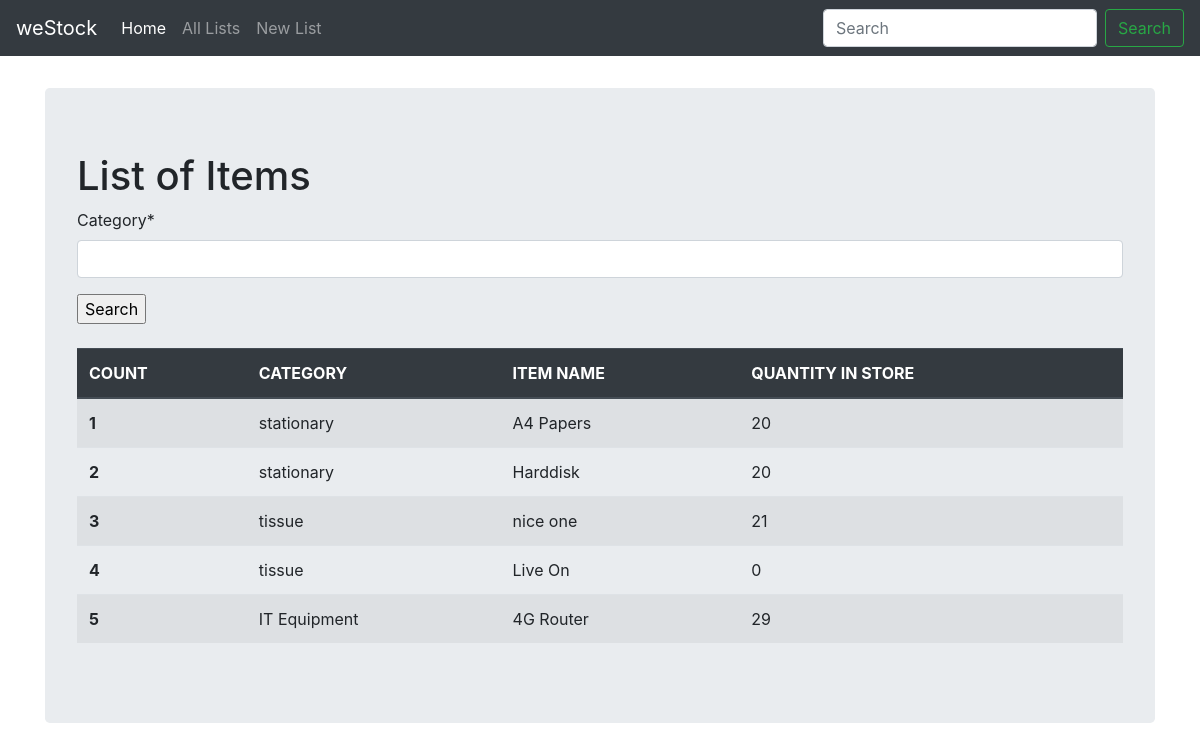
The app's page /lists/, older data.
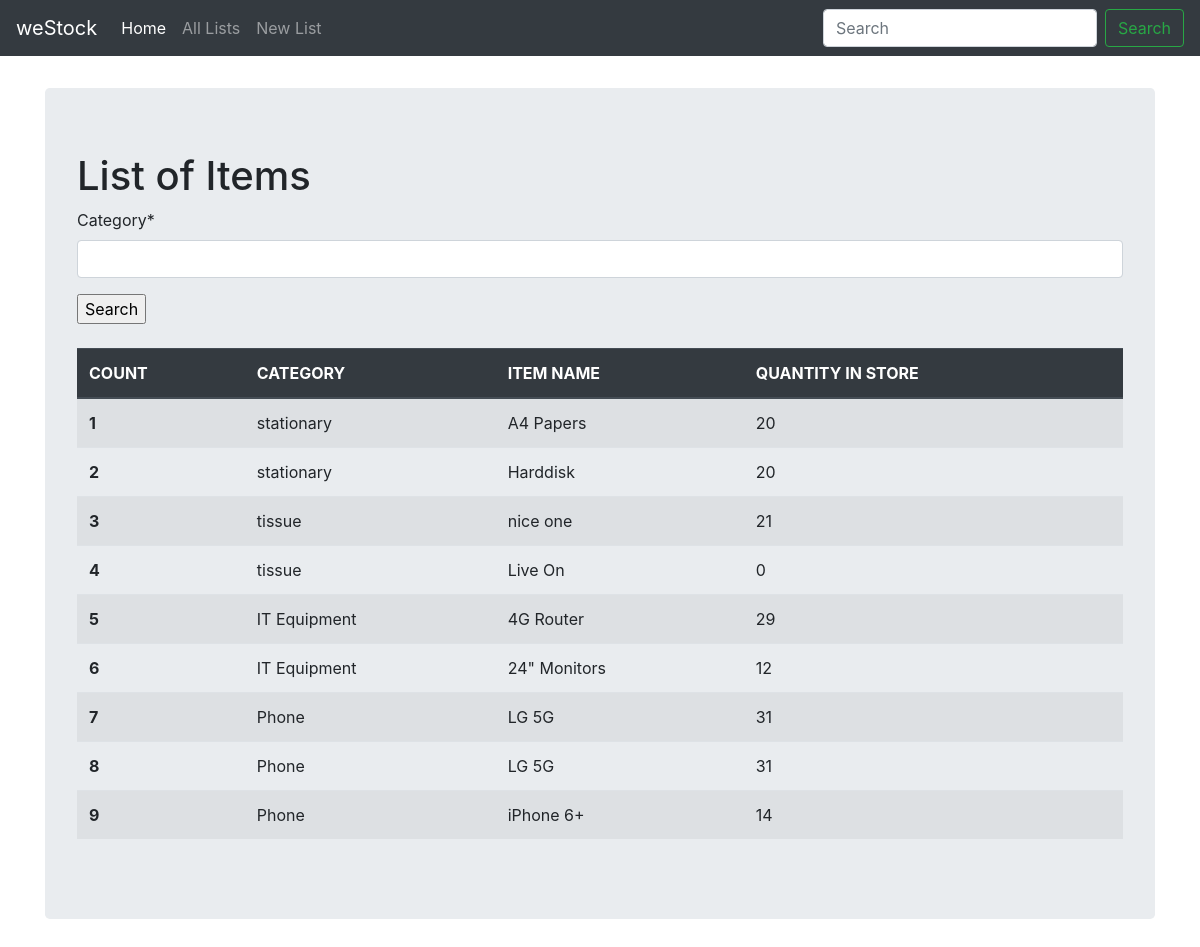
The same page, newer data.
### stock/models.py (models this page shows, shortened)
class Stock(models.Model):
    category = models.CharField(max_length=50, blank=False, null=False)
    item_name = models.CharField(max_length=50, blank=False, null=False)
    quantity = models.IntegerField(default='0', blank=False, null=False)
    receive_quantity = models.IntegerField(default='0', blank=True, null=True)
    receive_by = models.CharField(max_length=50, blank=True, null=True)
    issue_quantity = models.IntegerField(default='0', blank=True, null=True)
    issue_by = models.CharField(max_length=50, blank=True, null=True)
    issue_to = models.CharField(max_length=50, blank=True, null=True)
    phone_number = models.CharField(max_length=50, blank=True, null=True)
    created_by = models.CharField(max_length=50, blank=True, null=True)
    reorder_level = models.IntegerField(default='0', blank=True, null=True)
    last_updated = models.DateTimeField(auto_now_add=False, auto_now=True)
    export_to_CSV = models.BooleanField(default=False)

### stock/views.py (the view, shortened to what this page needs)
# urls.py: path('lists/', views.list_items, name='list_items'),
def list_items(request):
    header = 'List of Items'
    form = StockSearchForm(request.POST or None)
    queryset = Stock.objects.all()
    context = {
        "header": header,
        "items": queryset,
        'form': form
    }
    return render(request, "list_items.html", context)

### stock/forms.py
class StockSearchForm(forms.ModelForm):
    class Meta:
        model = Stock
        fields = ['category']

### stock/templates/list_items.html (shortened to what this page needs)
{% load static %}
 {% load crispy_forms_filters %}
<!doctype html>
<html lang="en">
  <head>
<link href="{% static 'css/styles.css' %}" rel="stylesheet" />
<link href="{% static 'vendors/css/bootstrap.min.css' %}" rel="stylesheet" />
<link href="{% static 'vendors/js/jquery-3.4.1.slim.min.js' %}" rel="stylesheet" defer/>
<link href="{% static 'vendors/js/bootstrap.bundle.min.js' %}" rel="stylesheet" defer/>
<link href="{% static 'vendors/css/navbar-top-fixed.css' %}" rel="stylesheet" />
  </head>
  <body>
    {% include 'navbar.html' %}
<main role="main" class="container">
  <div class="jumbotron">
    <h1>{{header}}</h1>
	<form method='POST' action=''>{% csrf_token %}
    	{{form|crispy}}
        <input type="submit" value='Search'/>
	</form>
	<br>
    <table class="table table-striped">
		<thead class="thead-dark">
			<tr>
			<th scope="col">COUNT</th>
			<th scope="col">CATEGORY</th>
			<th scope="col">ITEM NAME</th>
			<th scope="col">QUANTITY IN STORE</th>
			</tr>
		</thead>
		<tbody>
			{% for item in items %}
				<tr>
				<th scope="row">{{forloop.counter}}</th>
					<td>{{item.category}}</td>
					<td>{{item.item_name}}</td>
					<td>{{item.quantity}}</td>
				</tr>
			{% endfor %}
		</tbody>
	</table>
  </div>
</main>
</html>

Row changes from the older to the newer data that the page shows:
added Stock: category "IT Equipment", item_name "24\" Monitors", quantity "12"
added Stock: category "Phone", item_name "LG 5G", quantity "31"
added Stock: category "Phone", item_name "LG 5G", quantity "31"
added Stock: category "Phone", item_name "iPhone 6+", quantity "14"
